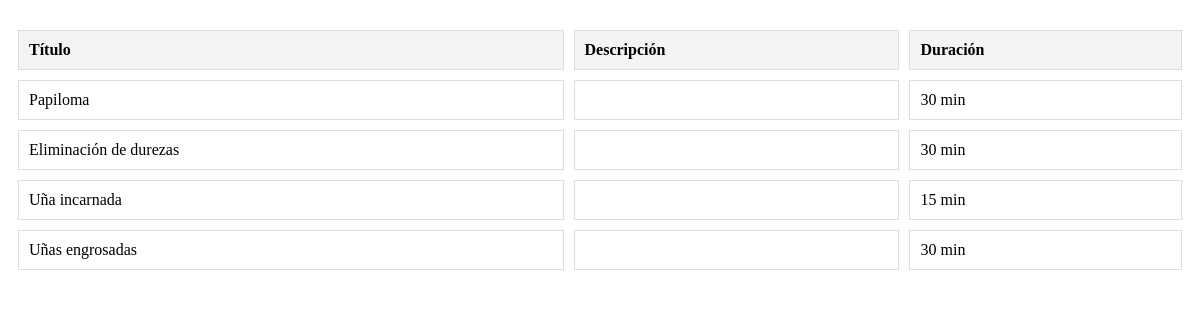
Page /Codigo/validaciones/servicios/servicios_lista.php on the committed database.
### tables this page shows
CREATE TABLE Promociones (
    idPromocion INT PRIMARY KEY AUTO_INCREMENT,
    titulo VARCHAR(100),
    descripcion TEXT,
    duracion INT,  
    imagen VARCHAR(255),
    idAdmin INT,
    FOREIGN KEY (idAdmin) REFERENCES Admin(idAdmin)
);

### Codigo/validaciones/servicios/servicios_lista.php (the view, shortened to what this page needs)
<?php
require_once __DIR__ . '/../../conexion/conexion.php';
echo '<link rel="stylesheet" href="estilos/stylePromo.css">';
$sql = "SELECT * FROM promociones";
$result = $conexion->query($sql);
if ($result->num_rows > 0) {
    echo '<div class="tabla-escritorio">';
    echo '<table id="promociones-table" class="solo-escritorio">';
    echo '<tr>
            <th>Título</th>
            <th>Descripción</th>
            <th>Duración</th>';
    echo '</tr>';
    $result->data_seek(0);
    while ($row = $result->fetch_assoc()) {
        echo '<tr>';
        echo '<td>' . htmlspecialchars($row['titulo']) . '</td>';
        echo '<td>' . htmlspecialchars($row['descripcion']) . '</td>';
        echo '<td>' . htmlspecialchars($row['duracion']) . ' min</td>';
        echo '</tr>';
    }
    echo '</table>';
    echo '</div>';
} else {
    echo 'No hay servicios disponibles.';
}
?>

### Codigo/estilos/stylePromo.css (style rules this page uses)
.tabla-escritorio { background-color: var(--colorFondoDivs); }
#promociones-table { width: 100%; border-collapse: separate; border-spacing: 10px; margin-top: 20px; }
#promociones-table th, #promociones-table td { padding: 10px; text-align: left; border: 1px solid #ddd; }
#promociones-table th { background-color: #f4f4f4; font-weight: bold; }

### rows in the picture
promociones: titulo "Papiloma", duracion "30"
promociones: titulo "Eliminación de durezas", duracion "30"
promociones: titulo "Uña incarnada", duracion "15"
promociones: titulo "Uñas engrosadas", duracion "30"
